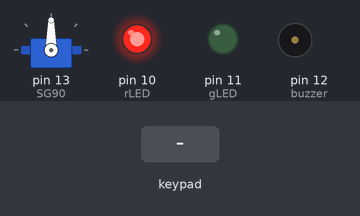
The sketch below on a simulated Arduino Uno, built with avr-gcc and run on an emulated ATmega328P. Parts: servo, output pins drawn as LEDs (lit = HIGH), buzzer (waves = sounding). Inputs (shaded band) come from the test bench. What the sketch prints to the serial monitor is not drawn.

Above: at 1.5 s.
1.6 s: keypad keys 2 9 0 6 0 4 pressed 0.4 s apart
At 3.7 s:
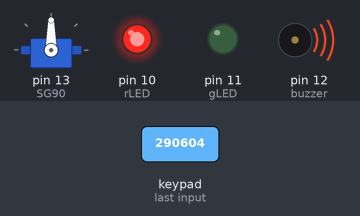
11.5 s: keypad keys # 0 0 0 0 0 pressed 0.4 s apart
15.5 s: key '*' pressed
At 16.6 s:
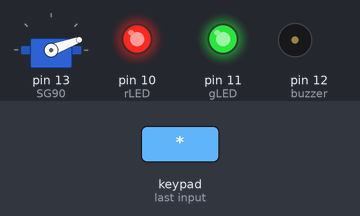
Timing chart, 0 to 18.5 s (numbered marks = the images above; inputs shaded):
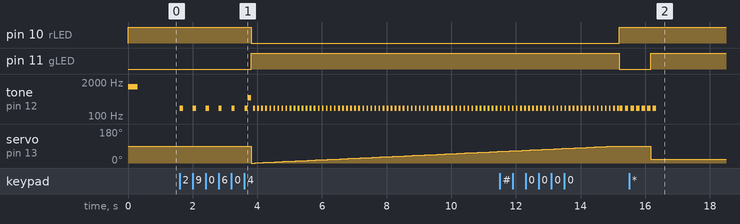

The sketch:

KeyPadLock.ino
```cpp
//Llamado de Librerias
#include<Servo.h>
#include<Keypad.h>

//Declaracion de Variables
const int buzzer = 12;
const int gLED = 11, rLED = 10;
const int  Filas = 4;
const int  Columnas = 3;
//Creacion del Servo
Servo SG90;

String Password = "290604";
String unlock   = "#00000";
String lock     = "*0000*";

//Asignacion de teclas a la matriz 4x3 del Keypad
char keys [Filas][Columnas] = {
  {'1', '2', '3'},
  {'4', '5', '6'},
  {'7', '8', '9'},
  {'*', '0', '#'}
};

byte pinsFilas[Filas] = {8,7,6,5};
byte pinsColumn[Columnas] = {4,3,2};

Keypad keypad = Keypad(makeKeymap(keys), pinsFilas, pinsColumn, Filas, Columnas);


void beep(){
tone(buzzer, 200);
delay(55);
noTone(buzzer);
}

void setup() {
  // put your setup code here, to run once:

  pinMode(gLED, OUTPUT);
  pinMode(rLED, OUTPUT);


  //Locked Initialized DOOR

  digitalWrite(rLED, HIGH);


  //Servo
  SG90.attach(13);

  //Buzzer Start
  tone(buzzer, 1300);
  delay(300);
  noTone(buzzer);

  //Serial Monitor
  Serial.begin(9600);
}

void loop() {
  // put your main code here, to run repeatedly:

  static String input = ""; // Variable para almacenar los dígitos introducidos

  char key = keypad.getKey();
  digitalWrite(rLED, HIGH);

  if (key) {
    tone(buzzer, 200);
    delay(100);
    noTone(buzzer);
    Serial.print(key);
    input += key; // Agregar el dígito introducido a la variable input

    if(input.length() == 6 && input == Password){
      Serial.println("    >> CONTRASEÑA CORRECTA");
      tone(buzzer, 500);
      delay(100);
      noTone(buzzer);
      digitalWrite(rLED, LOW);

      //Apertura y cierre del porton
      digitalWrite(gLED, HIGH);
      for(int i = 0; i<=90; i++){
        SG90.write(i);
        delay(70);
        beep();

      }
      digitalWrite(gLED, LOW);

      input="";

    }else if(input.length()==6 && input == unlock){
      Serial.println("    >> SEGURIDAD DESACTIVADA! ");
      digitalWrite(gLED, HIGH);
      digitalWrite(rLED, HIGH);
      SG90.write(20);

      input="";
    }else if(input.length()==6 && input == lock){
      Serial.println("    >> SEGURIDAD ACTIVA! ");
      digitalWrite(gLED, LOW);
      digitalWrite(rLED, HIGH);
      SG90.write(90);


      input="";
    }
  }
}
```

Measured:
- after the input at 1.6 s, pin 10 (rLED): HIGH → LOW after 2.2 s; pin 11 (gLED): LOW → HIGH after 2.2 s
